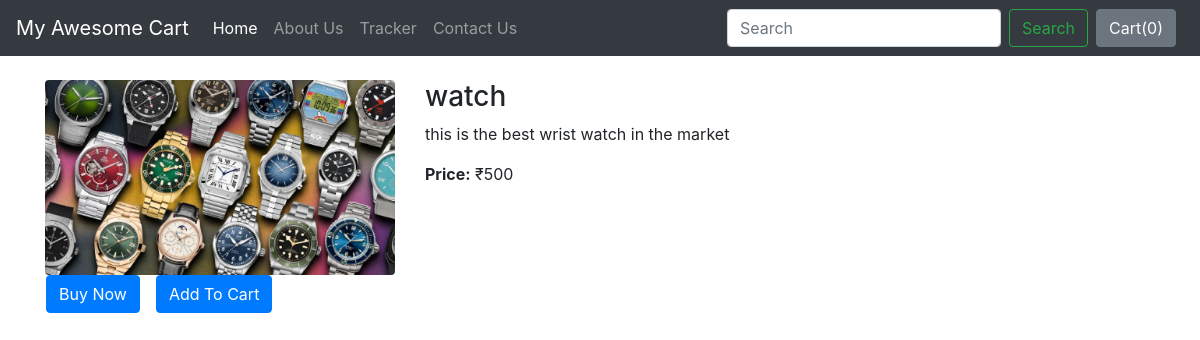
The page /shop/products/1 on the database its author committed.
### shop/models.py (models this page shows)
class Product(models.Model):
    product_id = models.AutoField
    product_name = models.CharField(max_length= 50)
    category = models.CharField(max_length=50,default="")
    subcategory = models.CharField(max_length=50,default="")
    price =models.IntegerField(default=0)
    desc = models.CharField(max_length=300)
    pub_date = models.DateField()
    image = models.ImageField(upload_to="shop/images",default="")

### shop/views.py (the view)
# urls.py: path('products/<int:myid>', views.productVeiw, name = "productVeiw"),
def productVeiw(request,myid):
    product = Product.objects.filter(id = myid)
    return render(request,'shop/prodVeiw.html', {'product':product[0]})

### shop/templates/shop/prodVeiw.html (shortened to what this page needs)
{% extends 'shop/basic.html' %}
{% block body %}
<div class="container mt-4">
    <div class="row">
        <div class="col-md-4">
            {% if product.image %}
                <img src="/media/{{ product.image }}" alt="{{ product.product_name }}" class="img-fluid rounded">
            {% else %}
                <p>No image available</p>
            {% endif %}
            <div class="row">
                <button class="btn btn-primary mx-3">Buy Now</button>
                <button class="btn btn-primary">Add To Cart</button>
            </div>
        </div>
        <div class="col-md-8">
            <h3>{{ product.product_name }}</h3>
            <p>{{ product.desc }}</p>
            <p><strong>Price:</strong> ₹{{ product.price }}</p>
        </div>
    </div>
</div>
{% endblock %}

### rows shown on the page
Product: image (picture), product_name "watch", desc "this is the best wrist watch in the market", price "500"
